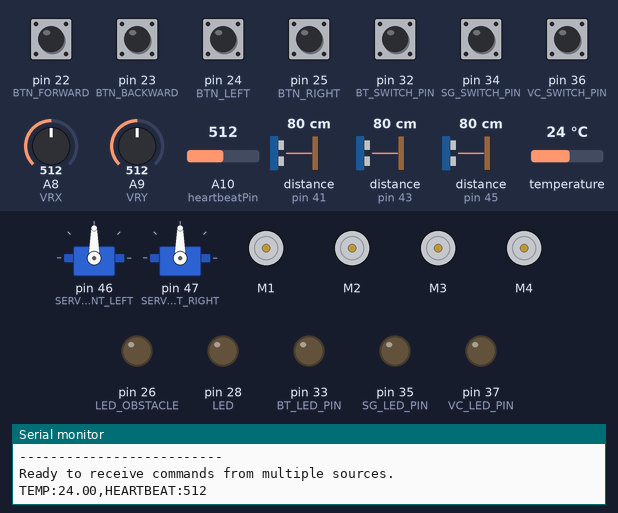
The sketch below on a simulated Arduino Mega 2560, built with avr-gcc and run on an emulated ATmega2560. Parts: 2 × servo, 4 × DC motor (green arrow = forward, orange = backward, longer = faster), output pins drawn as LEDs (lit = HIGH), the last lines printed to the serial monitor. Inputs (shaded band) come from the test bench; at power-on: pin 22 (BTN_FORWARD), pin 23 (BTN_BACKWARD), pin 24 (BTN_LEFT), pin 25 (BTN_RIGHT), pin 32 (BT_SWITCH_PIN), pin 34 (SG_SWITCH_PIN), pin 36 (VC_SWITCH_PIN) HIGH, A8 (VRX) = 512, A9 (VRY) = 512, A10 (heartbeatPin) = 512, distance to the obstacle (sensors on pin 41, pin 43, pin 45) 80 cm, temperature 24 °C. The echo pulse lasts 58.3 µs per cm; pins used as bus, display or sensor lines are not drawn.

Above: at 1.3 s.
1.4 s: A8 (VRX) set to 590
2.9 s: A8 (VRX) set to 610
At 4.5 s:
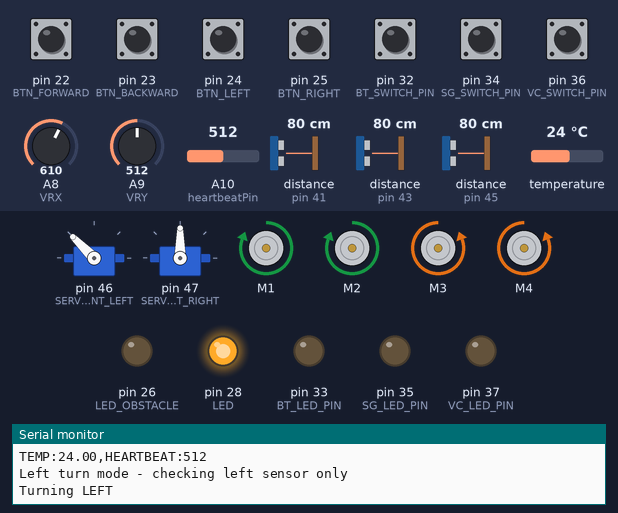
4.8 s: A9 (VRY) set to 439
6.3 s: A9 (VRY) set to 410
At 7.5 s:
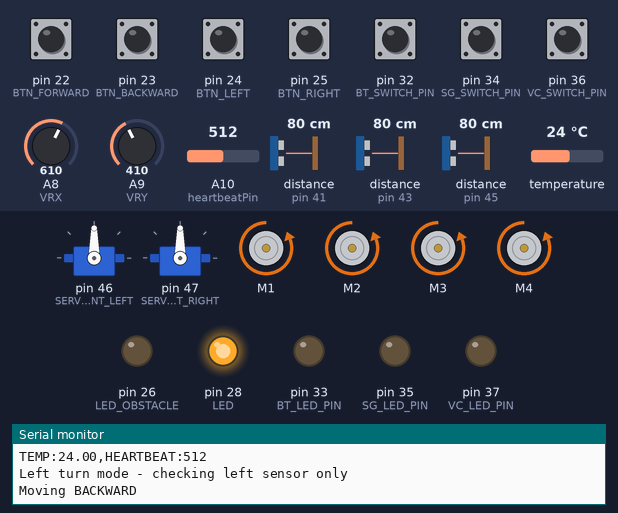
8.1 s: pin 22 (BTN_FORWARD) pulled LOW for 1 s
At 8.9 s:
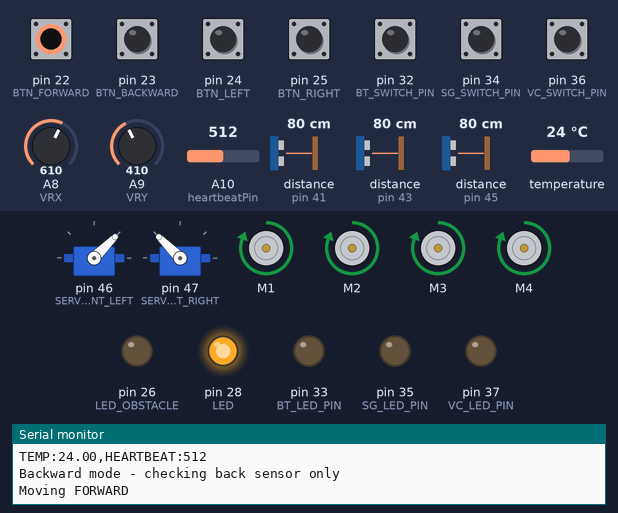
10.7 s: pin 32 (BT_SWITCH_PIN) pulled LOW for 1 s
At 11.5 s:
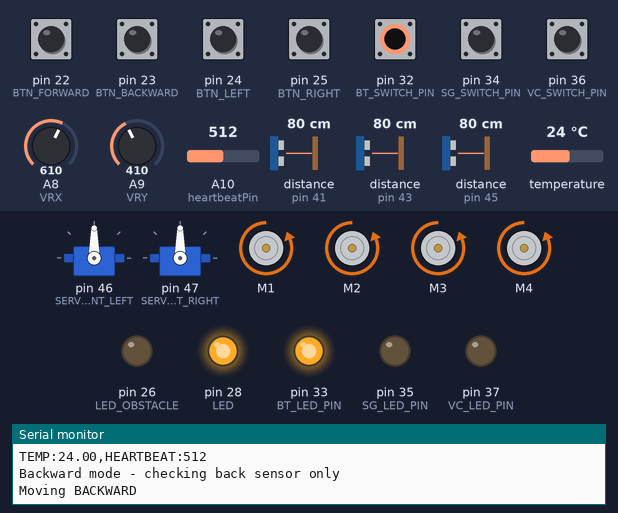
Timing chart, 0 to 13.7 s (numbered marks = the images above; inputs shaded):
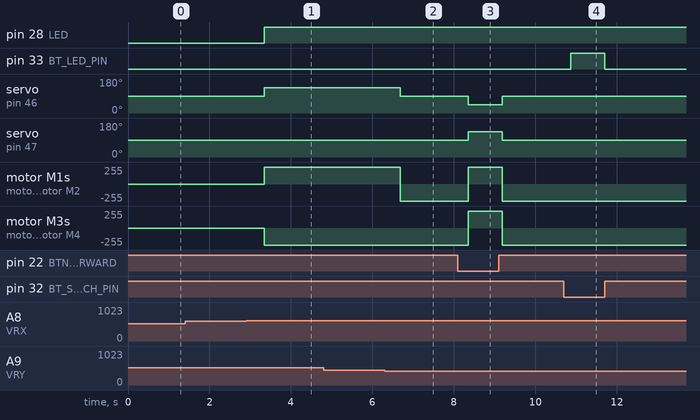

The sketch:

final_code.ino
```cpp
#include <Servo.h>
#include <AFMotor.h>
#include <OneWire.h>
#include <DallasTemperature.h>

// AFMotor setup
AF_DCMotor M1(1, MOTOR12_64KHZ);
AF_DCMotor M2(2, MOTOR12_64KHZ);
AF_DCMotor M3(3, MOTOR34_64KHZ);
AF_DCMotor M4(4, MOTOR34_64KHZ);

// --------- PIN DEFINITIONS ---------

// --------- Health Monitoring Setup ---------
#define ONE_WIRE_BUS 8
OneWire oneWire(ONE_WIRE_BUS);
DallasTemperature sensors(&oneWire);
const int heartbeatPin = A10;

// Joystick Pins
#define VRX A8
#define VRY A9

// Control Mode Switch Pins
#define BT_SWITCH_PIN 32
#define BT_LED_PIN 33  // Bluetooth LED
#define SG_SWITCH_PIN 34
#define SG_LED_PIN 35
#define VC_SWITCH_PIN 36
#define VC_LED_PIN 37
#define CALL_BUTTON 38
#define SMS_BUTTON 39

// Manual Control Buttons
#define BTN_FORWARD 22
#define BTN_BACKWARD 23
#define BTN_LEFT 24
#define BTN_RIGHT 25

// Status LED
#define LED 28

// Ultrasonic Sensor Pins
#define TRIG_FRONT_LEFT 40
#define ECHO_FRONT_LEFT 41
#define TRIG_FRONT_RIGHT 42
#define ECHO_FRONT_RIGHT 43
#define TRIG_BACK 44
#define ECHO_BACK 45

// Servo Motors for Front Sensors
// Servo Pins
#define SERVO_FRONT_LEFT 46
#define SERVO_FRONT_RIGHT 47

// LED indicator for obstacle detection
#define LED_OBSTACLE 26 // Dedicated LED for obstacle detection

// Configurable threshold and servo angle values
#define FORWARD_THRESHOLD 20  // Distance threshold in cm for forward movement
#define FORWARD_SERVO_ANGLE 45  // How much servos will turn during forward movement (from center)
#define LEFT_THRESHOLD 20  // Distance threshold in cm for left turns
#define LEFT_SERVO_ANGLE 45  // How much left servo will turn during left movement (from center)
#define RIGHT_THRESHOLD 20  // Distance threshold in cm for right turns
#define RIGHT_SERVO_ANGLE 45  // How much right servo will turn during right movement (from center)
#define BACK_THRESHOLD 20  // Distance threshold in cm for backward movement

// --------- GLOBAL VARIABLES ---------

// Control mode enum and tracking
enum ControlMode { MANUAL, JOYSTICK, BLUETOOTH };
ControlMode lastControl = BLUETOOTH;

// Servo objects
Servo servoFrontLeft;
Servo servoFrontRight;

// Motor state tracking variables
// These variables will track the current state of each motor
int motorSpeeds[4] = {0, 0, 0, 0};  // Speeds for motors M1, M2, M3, M4
int motorDirections[4] = {RELEASE, RELEASE, RELEASE, RELEASE};  // Directions for motors M1, M2, M3, M4

// Command and obstacle tracking
String command = "";  // To store received commands
boolean obstacleDetected = false;
boolean obstacleHandled = false;  // Flag to track if we've handled the current obstacle
boolean wasMoving = false;        // Flag to track if the robot was moving before obstacle
char lastMovementCmd = 'S';       // Last movement command received
int lastLeftAngle = 90;           // Last left servo angle
int lastRightAngle = 90;          // Last right servo angle
boolean ignoreCurrentObstacle = false; // Flag to ignore current obstacle

// --------- SETUP FUNCTION ---------

void setup() {
  // Initialize Serial for debugging
  Serial.begin(9600);
  sensors.begin();
  Serial.println("Starting Integrated Robot Control System...");

  // Initialize Serial1 for Bluetooth communication
  Serial1.begin(9600);

  // Initialize joystick pins
  pinMode(VRX, INPUT);
  pinMode(VRY, INPUT);

  // Initialize status LED
  pinMode(LED, OUTPUT);
  digitalWrite(LED, LOW);

  // Initialize mode switches and LEDs
  pinMode(BT_SWITCH_PIN, INPUT_PULLUP);
  pinMode(BT_LED_PIN, OUTPUT);
  pinMode(SG_SWITCH_PIN, INPUT_PULLUP);
  pinMode(SG_LED_PIN, OUTPUT);
  pinMode(VC_SWITCH_PIN, INPUT_PULLUP);
  pinMode(VC_LED_PIN, OUTPUT);

  // Initialize manual control buttons
  pinMode(BTN_FORWARD, INPUT_PULLUP);
  pinMode(BTN_BACKWARD, INPUT_PULLUP);
  pinMode(BTN_LEFT, INPUT_PULLUP);
  pinMode(BTN_RIGHT, INPUT_PULLUP);

  // Initialize ultrasonic sensor pins
  pinMode(TRIG_FRONT_LEFT, OUTPUT);
  pinMode(ECHO_FRONT_LEFT, INPUT);
  pinMode(TRIG_FRONT_RIGHT, OUTPUT);
  pinMode(ECHO_FRONT_RIGHT, INPUT);
  pinMode(TRIG_BACK, OUTPUT);
  pinMode(ECHO_BACK, INPUT);

  // Initialize servo motors
  servoFrontLeft.attach(SERVO_FRONT_LEFT);
  servoFrontRight.attach(SERVO_FRONT_RIGHT);
  setServoAngles(90, 90);  // Set servos to center position

  // Initialize obstacle LED
  pinMode(LED_OBSTACLE, OUTPUT);

  // Initialize motor speeds using our custom function
  updateMotorSpeed(0, 255); // M1
  updateMotorSpeed(1, 255); // M2
  updateMotorSpeed(2, 255); // M3
  updateMotorSpeed(3, 255); // M4

  // Stop all motors initially
  stopMotors();

  Serial.println("\n--------------------------");
  Serial.println("INTEGRATED CONTROL SYSTEM");
  Serial.println("--------------------------\n");
  Serial.println("Ready to receive commands from multiple sources.");
}

// --------- MAIN LOOP ---------

void loop() {
  // Health Monitoring
  sensors.requestTemperatures();
  float tempC = sensors.getTempCByIndex(0);
  int heartbeatValue = analogRead(heartbeatPin);
  Serial.print("TEMP:");
  Serial.print(tempC, 2);
  Serial.print(",HEARTBEAT:");
  Serial.println(heartbeatValue);


  // Check for obstacles if moving
  if (isMoving()) {
    checkObstacles();
  }

  // Read control mode switches
  int btEnabled = digitalRead(BT_SWITCH_PIN);
  int sgEnabled = digitalRead(SG_SWITCH_PIN);
  int vcEnabled = digitalRead(VC_SWITCH_PIN);

  // Update mode indicator LEDs
  digitalWrite(BT_LED_PIN, (btEnabled == LOW) ? HIGH : LOW);
  digitalWrite(SG_LED_PIN, (sgEnabled == LOW) ? HIGH : LOW);
  digitalWrite(VC_LED_PIN, (vcEnabled == LOW) ? HIGH : LOW);

  // Handle manual button control
  if (handleButtonControl()) {
    lastControl = MANUAL;
  }
  // Handle joystick control
  else if (handleJoystickControl()) {
    lastControl = JOYSTICK;
  }
  // Handle Bluetooth commands
  else if (Serial1.available()) {
    lastControl = BLUETOOTH;
    char incomingChar = Serial1.read();
    Serial.print("Received Bluetooth command: ");
    Serial.println(incomingChar);

    // Process the command based on enabled Bluetooth mode
    if (btEnabled == LOW) executeAppCommand(incomingChar);
    if (sgEnabled == LOW) executeSignalCommand(incomingChar);
    if (vcEnabled == LOW) executeVoiceCommand(incomingChar);
  }

  delay(50); // Small delay for better responsiveness
}

// --------- CONTROL FUNCTIONS ---------

bool handleButtonControl() {
  bool forward = digitalRead(BTN_FORWARD) == LOW;
  bool backward = digitalRead(BTN_BACKWARD) == LOW;
  bool left = digitalRead(BTN_LEFT) == LOW;
  bool right = digitalRead(BTN_RIGHT) == LOW;

  if (forward) {
    executeCommand('F');
    return true;
  }
  else if (backward) {
    executeCommand('B');
    return true;
  }
  else if (left) {
    executeCommand('L');
    return true;
  }
  /*else if (right) {
    executeCommand('R');
    return true;
  }*/

  if (lastControl == MANUAL) executeCommand('S');
  return false;
}

bool handleJoystickControl() {
  int xValue = analogRead(VRX);
  int yValue = 1023 - analogRead(VRY);

  if (yValue > 600) {
    executeCommand('B');
    return true;
  }
  else if (yValue < 400) {
    executeCommand('F');
    return true;
  }
  else if (xValue > 600) {
    executeCommand('L');
    return true;
  }
  else if (xValue < 400) {
    executeCommand('R');
    return true;
  }

  if (lastControl == JOYSTICK) executeCommand('S');
  return false;
}

// --------- COMMAND PARSERS ---------

void executeVoiceCommand(char cmd) {
  if (cmd == 'F') executeCommand('F');
  else if (cmd == 'B') executeCommand('B');
  else if (cmd == 'L') executeCommand('L');
  else if (cmd == 'R') executeCommand('R');
  else if (cmd == 'S') executeCommand('S');
}

void executeSignalCommand(char cmd) {
  if (cmd == 'f') executeCommand('F');
  else if (cmd == 'b') executeCommand('B');
  else if (cmd == 'l') executeCommand('L');
  else if (cmd == 'r') executeCommand('R');
  else if (cmd == 's') executeCommand('S');
}

void executeAppCommand(char cmd) {
  if (cmd == 'o') executeCommand('F');
  else if (cmd == 'a') executeCommand('B');
  else if (cmd == 'e') executeCommand('L');
  else if (cmd == 'i') executeCommand('R');
  else if (cmd == 't') executeCommand('S');
}

// --------- MOVEMENT FUNCTIONS ---------

void executeCommand(char cmd) {
  // Standardize commands to F, B, L, R, S format
  char standardCmd = cmd;

  // Check if robot is stationary and there's an obstacle before any movement
  if (obstacleDetected && !isMoving() &&
      (standardCmd == 'F' || standardCmd == 'B' || standardCmd == 'L' || standardCmd == 'R')) {
    // Robot is still and obstacle detected, but movement command received
    // Set flag to ignore current obstacle
    ignoreCurrentObstacle = true;
    Serial.println("Movement command received while stationary - ignoring obstacle");
  }
  // If we have an obstacle and we're not ignoring it
  else if (obstacleDetected && !ignoreCurrentObstacle) {
    // If we receive a movement command after stopping due to an obstacle
    if (wasMoving && (standardCmd == 'F' || standardCmd == 'B' || standardCmd == 'L' || standardCmd == 'R')) {
      // Set flag to ignore current obstacle
      ignoreCurrentObstacle = true;
      wasMoving = false;
      Serial.println("New movement command received - ignoring current obstacle");
    }
    // If it's a stop command, just process it normally
    else if (standardCmd == 'S') {
      wasMoving = false;
      lastMovementCmd = 'S';
    }
    // For any other command, save it but don't execute while obstacle is present
    else {
      lastMovementCmd = standardCmd;
      return;
    }
  }

  // Process command based on the standardized character
  if (standardCmd == 'F') {  // Forward
    moveForward();
    setServoAngles(90-FORWARD_SERVO_ANGLE, 90+FORWARD_SERVO_ANGLE); // Set servo angles for forward movement
    lastLeftAngle = 90-FORWARD_SERVO_ANGLE;
    lastRightAngle = 90+FORWARD_SERVO_ANGLE;
    lastMovementCmd = standardCmd;
    Serial.println("Moving FORWARD");
  }
  else if (standardCmd == 'B') {  // Backward
    moveBackward();
    setServoAngles(90, 90); // Center position for backward
    lastLeftAngle = 90;
    lastRightAngle = 90;
    lastMovementCmd = standardCmd;
    Serial.println("Moving BACKWARD");
  }
  else if (standardCmd == 'L') {  // Left
    turnLeft();
    setServoAngles(90+LEFT_SERVO_ANGLE, 90); // Set servo angles for left turn
    lastLeftAngle = 90+LEFT_SERVO_ANGLE;
    lastRightAngle = 90;
    lastMovementCmd = standardCmd;
    Serial.println("Turning LEFT");
  }
  else if (standardCmd == 'R') {  // Right
    turnRight();
    setServoAngles(90, 90-RIGHT_SERVO_ANGLE); // Set servo angles for right turn
    lastLeftAngle = 90;
    lastRightAngle = 90-RIGHT_SERVO_ANGLE;
    lastMovementCmd = standardCmd;
    Serial.println("Turning RIGHT");
  }
  else if (standardCmd == 'S') {  // Stop
    stopMotors();
    setServoAngles(90, 90); // Center position when stopped
    lastLeftAngle = 90;
    lastRightAngle = 90;
    lastMovementCmd = 'S';
    Serial.println("STOPPED");
  }
}

void moveForward() {
  // Update motor states
  motorDirections[0] = FORWARD;
  motorDirections[1] = FORWARD;
  motorDirections[2] = FORWARD;
  motorDirections[3] = FORWARD;
  motorSpeeds[0] = 255;
  motorSpeeds[1] = 255;
  motorSpeeds[2] = 255;
  motorSpeeds[3] = 255;

  // Run motors
  M1.run(FORWARD);
  M2.run(FORWARD);
  M3.run(FORWARD);
  M4.run(FORWARD);
  digitalWrite(LED, HIGH);
}

void moveBackward() {
  // Update motor states
  motorDirections[0] = BACKWARD;
  motorDirections[1] = BACKWARD;
  motorDirections[2] = BACKWARD;
  motorDirections[3] = BACKWARD;
  motorSpeeds[0] = 255;
  motorSpeeds[1] = 255;
  motorSpeeds[2] = 255;
  motorSpeeds[3] = 255;

  // Run motors
  M1.run(BACKWARD);
  M2.run(BACKWARD);
  M3.run(BACKWARD);
  M4.run(BACKWARD);
  digitalWrite(LED, HIGH);
}

void turnLeft() {
  // Update motor states
  motorDirections[0] = FORWARD;
  motorDirections[1] = FORWARD;
  motorDirections[2] = BACKWARD;
  motorDirections[3] = BACKWARD;
  motorSpeeds[0] = 255;
  motorSpeeds[1] = 255;
  motorSpeeds[2] = 255;
  motorSpeeds[3] = 255;

  // Run motors
  M1.run(FORWARD);
  M2.run(FORWARD);
  M3.run(BACKWARD);
  M4.run(BACKWARD);
  digitalWrite(LED, HIGH);
}

void turnRight() {
  // Update motor states
  motorDirections[0] = BACKWARD;
  motorDirections[1] = BACKWARD;
  motorDirections[2] = FORWARD;
  motorDirections[3] = FORWARD;
  motorSpeeds[0] = 255;
  motorSpeeds[1] = 255;
  motorSpeeds[2] = 255;
  motorSpeeds[3] = 255;

  // Run motors
  M1.run(BACKWARD);
  M2.run(BACKWARD);
  M3.run(FORWARD);
  M4.run(FORWARD);
  digitalWrite(LED, HIGH);
}

void stopMotors() {
  // Update motor states
  motorDirections[0] = RELEASE;
  motorDirections[1] = RELEASE;
  motorDirections[2] = RELEASE;
  motorDirections[3] = RELEASE;
  motorSpeeds[0] = 0;
  motorSpeeds[1] = 0;
  motorSpeeds[2] = 0;
  motorSpeeds[3] = 0;

  // Run motors
  M1.run(RELEASE);
  M2.run(RELEASE);
  M3.run(RELEASE);
  M4.run(RELEASE);
  digitalWrite(LED, LOW);
}

// --------- OBSTACLE DETECTION FUNCTIONS ---------

void checkObstacles() {
  // Read distances from all sensors
  long distFrontLeft = getFrontLeftDistance();
  long distFrontRight = getFrontRightDistance();
  long distBack = getBackDistance();

  // Previous obstacle state
  boolean wasObstacleDetected = obstacleDetected;

  // Check for obstacles based on movement direction
  if (isMovingForward()) {
    // Only check front sensors when moving forward
    obstacleDetected = (distFrontLeft < FORWARD_THRESHOLD) ||
                       (distFrontRight < FORWARD_THRESHOLD);
    Serial.println("Forward mode - checking front sensors only");
  }
  else if (isMovingBackward()) {
    // Only check back sensor when moving backward
    obstacleDetected = (distBack < BACK_THRESHOLD);
    Serial.println("Backward mode - checking back sensor only");
  }
  else if (isTurningLeft()) {
    // Only check left sensor when turning left
    obstacleDetected = (distFrontLeft < LEFT_THRESHOLD);
    Serial.println("Left turn mode - checking left sensor only");
  }
  else if (isTurningRight()) {
    // Only check right sensor when turning right
    obstacleDetected = (distFrontRight < RIGHT_THRESHOLD);
    Serial.println("Right turn mode - checking right sensor only");
  }
  else {
    // When stopped or in an undefined state, check all sensors
    obstacleDetected = (distFrontLeft < FORWARD_THRESHOLD) ||
                       (distFrontRight < FORWARD_THRESHOLD) ||
                       (distBack < BACK_THRESHOLD);
  }

  // If we're ignoring the current obstacle, act as if no obstacle is detected
  if (ignoreCurrentObstacle && obstacleDetected) {
    Serial.println("Ignoring current obstacle");
    digitalWrite(LED_OBSTACLE, LOW); // Turn off obstacle LED
    return;
  }

  digitalWrite(LED_OBSTACLE, obstacleDetected ? HIGH : LOW);

  // If an obstacle is detected and we're moving
  if (obstacleDetected && isMoving()) {
    // If this is a new obstacle detection
    if (!wasObstacleDetected) {
      // Save the current movement state
      wasMoving = true;
      // Stop all movement but keep servo angles
      stopMotors();
      Serial.println("Obstacle detected - stopping movement");
    }
  }
  // If obstacle is cleared and we were moving before
  else if (!obstacleDetected && wasMoving) {
    // Resume previous movement
    if (lastMovementCmd != 'S') {
      Serial.println("Obstacle cleared - resuming movement");
      executeCommand(lastMovementCmd);
      wasMoving = false;
    }

    // Reset obstacle handled flag
    obstacleHandled = false;
    ignoreCurrentObstacle = false;
  }
  // If no obstacle and not previously moving
  else if (!obstacleDetected) {
    // Reset flags
    obstacleHandled = false;
    ignoreCurrentObstacle = false;
  }
}

// Helper functions to check movement state using our global tracking variables
bool isMovingForward() {
  return (motorSpeeds[0] > 0 && motorDirections[0] == FORWARD) &&
         (motorSpeeds[1] > 0 && motorDirections[1] == FORWARD) &&
         (motorSpeeds[2] > 0 && motorDirections[2] == FORWARD) &&
         (motorSpeeds[3] > 0 && motorDirections[3] == FORWARD);
}

bool isMovingBackward() {
  return (motorSpeeds[0] > 0 && motorDirections[0] == BACKWARD) &&
         (motorSpeeds[1] > 0 && motorDirections[1] == BACKWARD) &&
         (motorSpeeds[2] > 0 && motorDirections[2] == BACKWARD) &&
         (motorSpeeds[3] > 0 && motorDirections[3] == BACKWARD);
}

bool isTurningLeft() {
  return (motorSpeeds[0] > 0 && motorDirections[0] == FORWARD) &&
         (motorSpeeds[1] > 0 && motorDirections[1] == FORWARD) &&
         (motorSpeeds[2] > 0 && motorDirections[2] == BACKWARD) &&
         (motorSpeeds[3] > 0 && motorDirections[3] == BACKWARD);
}

bool isTurningRight() {
  return (motorSpeeds[0] > 0 && motorDirections[0] == BACKWARD) &&
         (motorSpeeds[1] > 0 && motorDirections[1] == BACKWARD) &&
         (motorSpeeds[2] > 0 && motorDirections[2] == FORWARD) &&
         (motorSpeeds[3] > 0 && motorDirections[3] == FORWARD);
}

bool isMoving() {
  return isMovingForward() || isMovingBackward() || isTurningLeft() || isTurningRight();
}

// --------- UTILITY FUNCTIONS ---------

// Helper function to update motor speed and track it in our global array
void updateMotorSpeed(int motorIndex, int speed) {
  motorSpeeds[motorIndex] = speed;

  // Update the actual motor speed
  switch(motorIndex) {
    case 0: M1.setSpeed(speed); break;
    case 1: M2.setSpeed(speed); break;
    case 2: M3.setSpeed(speed); break;
    case 3: M4.setSpeed(speed); break;
  }
}

void setServoAngles(int leftAngle, int rightAngle) {
  servoFrontLeft.write(leftAngle);
  servoFrontRight.write(rightAngle);
}

long getFrontLeftDistance() {
  return measureDistance(TRIG_FRONT_LEFT, ECHO_FRONT_LEFT);
}

long getFrontRightDistance() {
  return measureDistance(TRIG_FRONT_RIGHT, ECHO_FRONT_RIGHT);
}

long getBackDistance() {
  return measureDistance(TRIG_BACK, ECHO_BACK);
}

long measureDistance(int trigPin, int echoPin) {
  // Define maximum distance and timeout
  const unsigned long MAX_DISTANCE = 400; // Maximum distance to measure in cm
  const unsigned long TIMEOUT_US = 23200; // Timeout for pulseIn (MAX_DISTANCE*58)

  // Clear the trigger pin
  digitalWrite(trigPin, LOW);
  delayMicroseconds(2);

  // Set the trigger pin HIGH for 10 microseconds
  digitalWrite(trigPin, HIGH);
  delayMicroseconds(10);
  digitalWrite(trigPin, LOW);

  // Read the echo pin with timeout to prevent long waits
  long duration = pulseIn(echoPin, HIGH, TIMEOUT_US);

  // If timeout occurred, return maximum distance
  if (duration == 0) {
    return MAX_DISTANCE;
  }

  // Calculate and return distance in cm
  return duration * 0.034 / 2;
}
```

Measured:
- the behaviour switches between 600 and 601 on A8 (VRX) (found by bisection; images 0 and 1)
- the behaviour switches between 423 and 422 on A9 (VRY) (found by bisection; images 1 and 2)
- after the input at 2.9 s, pin 28 (LED): LOW → HIGH after 0.45 s; servo on pin 46 (SERVO_FRONT_LEFT): 90° → 135° after 0.45 s; motor M1, motor M2: stopped → forward 255/255 after 0.45 s; motor M3, motor M4: stopped → backward 255/255 after 0.45 s
- after the input at 6.3 s, servo on pin 46 (SERVO_FRONT_LEFT): 135° → 90° after 0.38 s; motor M1, motor M2: forward 255/255 → backward 255/255 after 0.38 s
- after the input at 8.1 s, servo on pin 46 (SERVO_FRONT_LEFT): 90° → 45° after 0.25 s, → 90° 0.84 s later; servo on pin 47 (SERVO_FRONT_RIGHT): 90° → 135° after 0.25 s, → 90° 0.84 s later; motor M1–4: backward 255/255 → forward 255/255 after 0.25 s, → backward 255/255 0.84 s later
- after the input at 10.7 s, pin 33 (BT_LED_PIN): LOW → HIGH after 0.17 s, → LOW 0.84 s later
